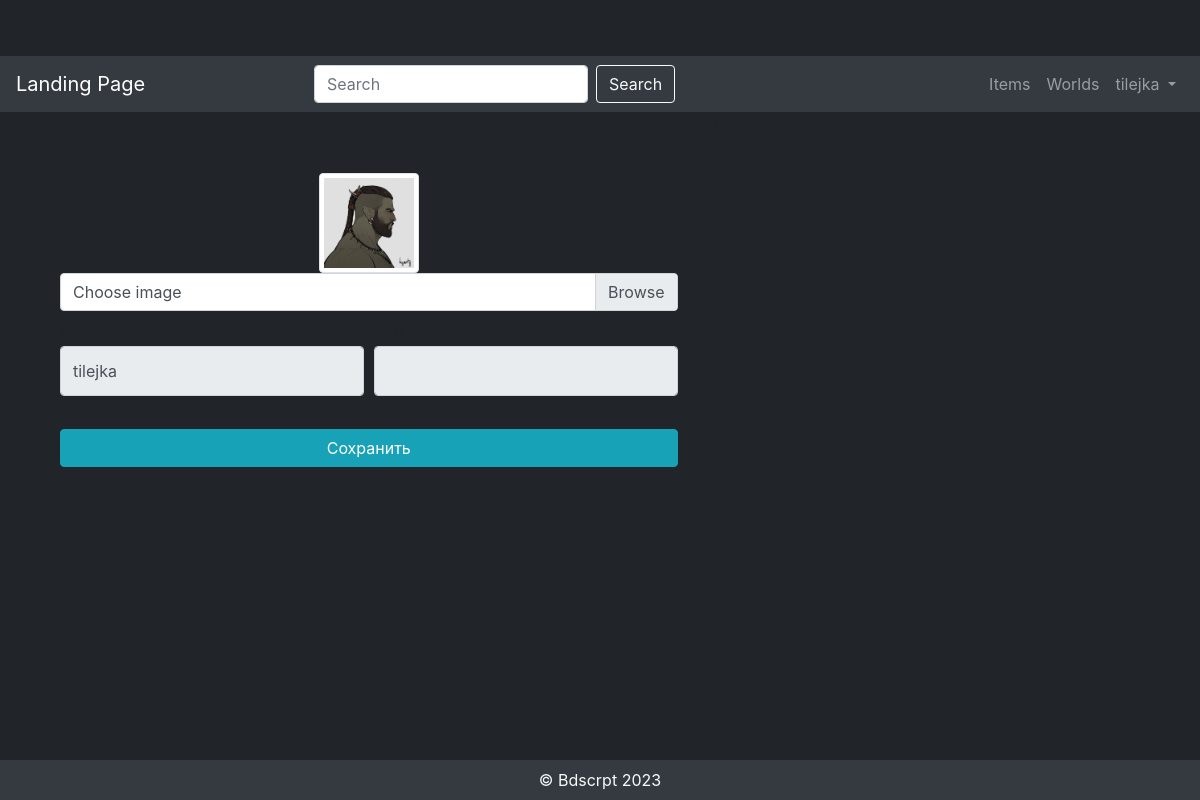
/users/profile/ (signed in), run on the app's committed database.
### users/models.py (models this page shows)
class User(AbstractUser):
    image = models.ImageField(upload_to='users_images', null=True, blank=True)

### users/views.py (the view)
# urls.py: path('profile/', profile, name='profile'),
@login_required
def profile(request):
    if request.method == 'POST':
        form = UserProfileForm(instance=request.user, data=request.POST, files=request.FILES)
        if form.is_valid():
            form.save()
            return HttpResponseRedirect(reverse('users:profile'))
    else:
        form = UserProfileForm(instance=request.user)
    context = {
        'title': 'Bdsc - Profile',
        'form': form,
    }
    return render(request, 'users/profile.html', context)

### users/forms.py
class UserProfileForm(UserChangeForm):
    image = forms.ImageField(widget=forms.FileInput(attrs={'class': 'custom-file-input'}), required=False)
    username = forms.CharField(widget=forms.TextInput(attrs={'class': 'form-control py-4', 'readonly': True}))
    email = forms.CharField(widget=forms.EmailInput(attrs={'class': 'form-control py-4', 'readonly': True}))
    class Meta:
        model = User
        fields = ('image', 'username', 'email')

### users/templates/users/profile.html (shortened to what this page needs)
{% extends 'partials/base.html' %}
{% load static %}
{% block css %}
    <link href="{% static 'vendor/css/profile.css' %}" rel="stylesheet">
{% endblock %}
{% block content %}
    <div class="container">
        <div class="row">
            <div class="col-lg-7">
                <h4 class="mt-3 mb-3">Профиль</h4>
                <div class="col-lg-12 text-center">
                    <img width="100" height="100"
                         src="{% if user.image %} {{ user.image.url }} {% else %} {% static 'vendor/img/users/default_avatar.jpg' %} {% endif %}"
                         class="img-thumbnail">
                </div>
                <form action="{% url 'users:profile' %}" method="post" enctype="multipart/form-data">
                    <div class="form-row mb-2">
                        <div class="col-lg-12">
                            <div class="custom-file">
                                <label class="custom-file-label" for="{{ form.image.id_for_label }}">Choose image</label>
                            </div>
                        </div>
                    </div>
                    <div class="form-row">
                        <div class="col-lg-6">
                            <label class="small mb-1" for="{{ form.username.id_for_label }}">Username</label>
                            {{ form.username }}
                        </div>
                        <div class="col-lg-6">
                            <label class="small mb-1" for="{{ form.email.id_for_label }}">Email</label>
                            {{ form.email }}
                        </div>
                    </div>
                    <div class="form-row">
                        <div class="col-lg-12" style="margin-top: 33px;">
                            <input class="btn btn-info btn-block" type="submit" value="Сохранить">
                        </div>
                    </div>
                </form>
            </div>
            <div class="col-lg-5">
            </div>
        </div>
    </div>
{% endblock %}

### templates/partials/_navbar.html (shortened to what this page needs)
{% load static %}
<head>
</head>
<body>
  <nav class="navbar navbar-expand-lg navbar-dark bg-dark">
<a class="navbar-brand {% if request.path == '/' %}active{% endif %}" href="{% url 'index' %}">
  Landing Page
</a>
    <form class="form-inline mx-auto">
      <input class="form-control mr-sm-2" type="search" placeholder="Search" aria-label="Search">
      <button class="btn btn-outline-light my-2 my-sm-0" type="submit">Search</button>
    </form>
    <ul class="navbar-nav ml-auto">
<li class="nav-item {% if request.path == '/items/' %}active{% endif %}">
      <a class="nav-link" href="{% url 'items:index' %}">Items</a>
    </li>
      <li class="nav-item {% if request.path == '/worlds/' %}active{% endif %}">
        <a class="nav-link" href="{% url 'worlds:index' %}">Worlds</a>
      </li>
    {% if user.is_authenticated %}
    <li class="nav-item dropdown">
      <a class="nav-link dropdown-toggle" href="#" id="navbarDropdown" role="button" data-toggle="dropdown"
        aria-haspopup="true" aria-expanded="false">
        {{ user.get_username }}
      </a>
    </li>
    {% else %}
        <li class="nav-item">
        <a class="dropdown-item text-light" href="{% url 'users:login' %}">Log In</a>
      </li>
    {% endif %}
    </ul>
  </nav>
</body>

### templates/partials/base.html (style rules this page uses)
body { background-color: #212529; }

### templates/partials/_navbar.html (style rules this page uses)
.navbar-dark .navbar-brand { color: #fff; }

### templates/partials/_footer.html (style rules this page uses)
html { position: relative; min-height: 100%; }
body { margin-bottom: 40px; }

### data on the page
User: get_username "tilejka", image (picture), username "tilejka"
